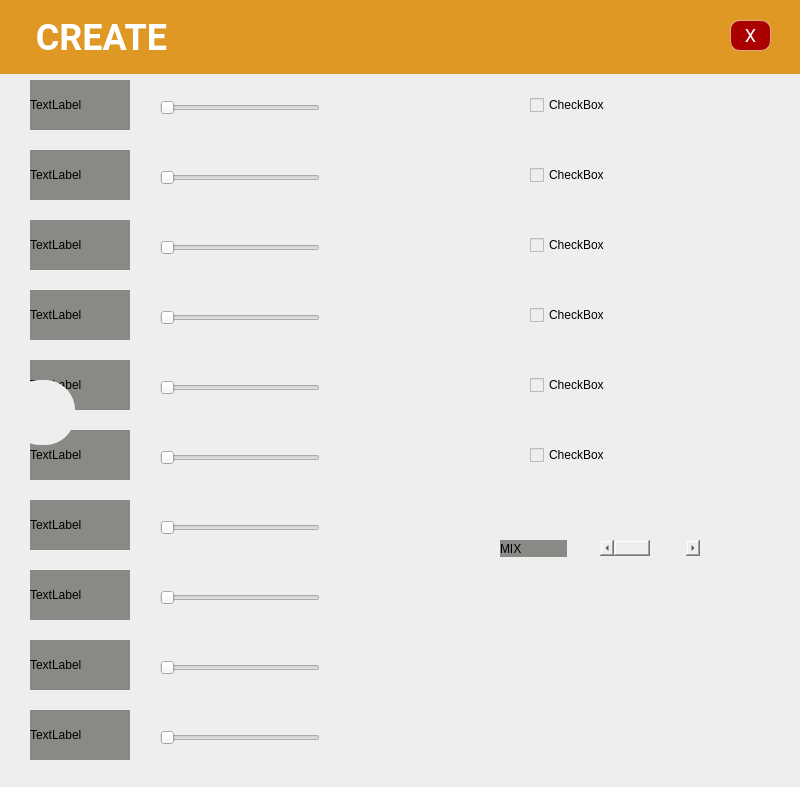
<?xml version="1.0" encoding="UTF-8"?>
<ui version="4.0">
 <class>Form</class>
 <widget class="QWidget" name="Form">
  <property name="geometry">
   <rect>
    <x>0</x>
    <y>0</y>
    <width>800</width>
    <height>787</height>
   </rect>
  </property>
  <property name="windowTitle">
   <string>Form</string>
  </property>
  <property name="styleSheet">
   <string notr="true">background-color: rgb(238, 238, 238);</string>
  </property>
  <widget class="QLabel" name="label_2">
   <property name="geometry">
    <rect>
     <x>0</x>
     <y>0</y>
     <width>800</width>
     <height>74</height>
    </rect>
   </property>
   <property name="styleSheet">
    <string notr="true">font-family: Roboto;
font-style: normal;
font-weight: bold;
font-size: 36px;
line-height: 42px;

color: #FFFFFF;
background-color: #E09825;</string>
   </property>
   <property name="text">
    <string>    CREATE</string>
   </property>
  </widget>
  <widget class="QLabel" name="label">
   <property name="geometry">
    <rect>
     <x>30</x>
     <y>80</y>
     <width>100</width>
     <height>50</height>
    </rect>
   </property>
   <property name="styleSheet">
    <string notr="true">background-color: rgb(136, 138, 133);</string>
   </property>
   <property name="text">
    <string>TextLabel</string>
   </property>
  </widget>
  <widget class="QLabel" name="label_3">
   <property name="geometry">
    <rect>
     <x>30</x>
     <y>150</y>
     <width>100</width>
     <height>50</height>
    </rect>
   </property>
   <property name="styleSheet">
    <string notr="true">background-color: rgb(136, 138, 133);</string>
   </property>
   <property name="text">
    <string>TextLabel</string>
   </property>
  </widget>
  <widget class="QLabel" name="label_4">
   <property name="geometry">
    <rect>
     <x>30</x>
     <y>220</y>
     <width>100</width>
     <height>50</height>
    </rect>
   </property>
   <property name="styleSheet">
    <string notr="true">background-color: rgb(136, 138, 133);</string>
   </property>
   <property name="text">
    <string>TextLabel</string>
   </property>
  </widget>
  <widget class="QLabel" name="label_5">
   <property name="geometry">
    <rect>
     <x>30</x>
     <y>710</y>
     <width>100</width>
     <height>50</height>
    </rect>
   </property>
   <property name="styleSheet">
    <string notr="true">background-color: rgb(136, 138, 133);</string>
   </property>
   <property name="text">
    <string>TextLabel</string>
   </property>
  </widget>
  <widget class="QLabel" name="label_6">
   <property name="geometry">
    <rect>
     <x>30</x>
     <y>290</y>
     <width>100</width>
     <height>50</height>
    </rect>
   </property>
   <property name="styleSheet">
    <string notr="true">background-color: rgb(136, 138, 133);</string>
   </property>
   <property name="text">
    <string>TextLabel</string>
   </property>
  </widget>
  <widget class="QLabel" name="label_7">
   <property name="geometry">
    <rect>
     <x>30</x>
     <y>360</y>
     <width>100</width>
     <height>50</height>
    </rect>
   </property>
   <property name="styleSheet">
    <string notr="true">background-color: rgb(136, 138, 133);</string>
   </property>
   <property name="text">
    <string>TextLabel</string>
   </property>
  </widget>
  <widget class="QLabel" name="label_8">
   <property name="geometry">
    <rect>
     <x>30</x>
     <y>430</y>
     <width>100</width>
     <height>50</height>
    </rect>
   </property>
   <property name="styleSheet">
    <string notr="true">background-color: rgb(136, 138, 133);</string>
   </property>
   <property name="text">
    <string>TextLabel</string>
   </property>
  </widget>
  <widget class="QLabel" name="label_9">
   <property name="geometry">
    <rect>
     <x>30</x>
     <y>500</y>
     <width>100</width>
     <height>50</height>
    </rect>
   </property>
   <property name="styleSheet">
    <string notr="true">background-color: rgb(136, 138, 133);</string>
   </property>
   <property name="text">
    <string>TextLabel</string>
   </property>
  </widget>
  <widget class="QLabel" name="label_10">
   <property name="geometry">
    <rect>
     <x>30</x>
     <y>640</y>
     <width>100</width>
     <height>50</height>
    </rect>
   </property>
   <property name="styleSheet">
    <string notr="true">background-color: rgb(136, 138, 133);</string>
   </property>
   <property name="text">
    <string>TextLabel</string>
   </property>
  </widget>
  <widget class="QLabel" name="label_11">
   <property name="geometry">
    <rect>
     <x>30</x>
     <y>570</y>
     <width>100</width>
     <height>50</height>
    </rect>
   </property>
   <property name="styleSheet">
    <string notr="true">background-color: rgb(136, 138, 133);</string>
   </property>
   <property name="text">
    <string>TextLabel</string>
   </property>
  </widget>
  <widget class="QSlider" name="horizontalSlider">
   <property name="geometry">
    <rect>
     <x>160</x>
     <y>100</y>
     <width>160</width>
     <height>16</height>
    </rect>
   </property>
   <property name="orientation">
    <enum>Qt::Horizontal</enum>
   </property>
  </widget>
  <widget class="QSlider" name="horizontalSlider_2">
   <property name="geometry">
    <rect>
     <x>160</x>
     <y>170</y>
     <width>160</width>
     <height>16</height>
    </rect>
   </property>
   <property name="orientation">
    <enum>Qt::Horizontal</enum>
   </property>
  </widget>
  <widget class="QSlider" name="horizontalSlider_3">
   <property name="geometry">
    <rect>
     <x>160</x>
     <y>450</y>
     <width>160</width>
     <height>16</height>
    </rect>
   </property>
   <property name="orientation">
    <enum>Qt::Horizontal</enum>
   </property>
  </widget>
  <widget class="QSlider" name="horizontalSlider_4">
   <property name="geometry">
    <rect>
     <x>160</x>
     <y>240</y>
     <width>160</width>
     <height>16</height>
    </rect>
   </property>
   <property name="orientation">
    <enum>Qt::Horizontal</enum>
   </property>
  </widget>
  <widget class="QSlider" name="horizontalSlider_5">
   <property name="geometry">
    <rect>
     <x>160</x>
     <y>310</y>
     <width>160</width>
     <height>16</height>
    </rect>
   </property>
   <property name="orientation">
    <enum>Qt::Horizontal</enum>
   </property>
  </widget>
  <widget class="QSlider" name="horizontalSlider_6">
   <property name="geometry">
    <rect>
     <x>160</x>
     <y>380</y>
     <width>160</width>
     <height>16</height>
    </rect>
   </property>
   <property name="orientation">
    <enum>Qt::Horizontal</enum>
   </property>
  </widget>
  <widget class="QSlider" name="horizontalSlider_7">
   <property name="geometry">
    <rect>
     <x>160</x>
     <y>520</y>
     <width>160</width>
     <height>16</height>
    </rect>
   </property>
   <property name="orientation">
    <enum>Qt::Horizontal</enum>
   </property>
  </widget>
  <widget class="QSlider" name="horizontalSlider_8">
   <property name="geometry">
    <rect>
     <x>160</x>
     <y>590</y>
     <width>160</width>
     <height>16</height>
    </rect>
   </property>
   <property name="orientation">
    <enum>Qt::Horizontal</enum>
   </property>
  </widget>
  <widget class="QSlider" name="horizontalSlider_9">
   <property name="geometry">
    <rect>
     <x>160</x>
     <y>660</y>
     <width>160</width>
     <height>16</height>
    </rect>
   </property>
   <property name="orientation">
    <enum>Qt::Horizontal</enum>
   </property>
  </widget>
  <widget class="QSlider" name="horizontalSlider_10">
   <property name="geometry">
    <rect>
     <x>160</x>
     <y>730</y>
     <width>160</width>
     <height>16</height>
    </rect>
   </property>
   <property name="orientation">
    <enum>Qt::Horizontal</enum>
   </property>
  </widget>
  <widget class="QPushButton" name="pushButton_7">
   <property name="geometry">
    <rect>
     <x>730</x>
     <y>20</y>
     <width>41</width>
     <height>31</height>
    </rect>
   </property>
   <property name="styleSheet">
    <string notr="true">background: #AA0000;
border: 0.5px solid rgba(255, 255, 255, 0.48);
box-sizing: border-box;
border-radius: 10px;
transform: matrix(1, 0, 0, 1, 0, 0);

font-family: Roboto;
font-style: normal;
font-weight: normal;
font-size: 18px;
line-height: 28px;

color: #FFFFFF;</string>
   </property>
   <property name="text">
    <string>X</string>
   </property>
  </widget>
  <widget class="QCheckBox" name="checkBox">
   <property name="geometry">
    <rect>
     <x>530</x>
     <y>80</y>
     <width>150</width>
     <height>50</height>
    </rect>
   </property>
   <property name="text">
    <string>CheckBox</string>
   </property>
  </widget>
  <widget class="QCheckBox" name="checkBox_2">
   <property name="geometry">
    <rect>
     <x>530</x>
     <y>150</y>
     <width>150</width>
     <height>50</height>
    </rect>
   </property>
   <property name="text">
    <string>CheckBox</string>
   </property>
  </widget>
  <widget class="QCheckBox" name="checkBox_3">
   <property name="geometry">
    <rect>
     <x>530</x>
     <y>220</y>
     <width>150</width>
     <height>50</height>
    </rect>
   </property>
   <property name="text">
    <string>CheckBox</string>
   </property>
  </widget>
  <widget class="QCheckBox" name="checkBox_4">
   <property name="geometry">
    <rect>
     <x>530</x>
     <y>290</y>
     <width>150</width>
     <height>50</height>
    </rect>
   </property>
   <property name="text">
    <string>CheckBox</string>
   </property>
  </widget>
  <widget class="QCheckBox" name="checkBox_5">
   <property name="geometry">
    <rect>
     <x>530</x>
     <y>360</y>
     <width>150</width>
     <height>50</height>
    </rect>
   </property>
   <property name="text">
    <string>CheckBox</string>
   </property>
  </widget>
  <widget class="QCheckBox" name="checkBox_6">
   <property name="geometry">
    <rect>
     <x>530</x>
     <y>430</y>
     <width>150</width>
     <height>50</height>
    </rect>
   </property>
   <property name="text">
    <string>CheckBox</string>
   </property>
  </widget>
  <widget class="QScrollBar" name="horizontalScrollBar">
   <property name="geometry">
    <rect>
     <x>600</x>
     <y>540</y>
     <width>100</width>
     <height>16</height>
    </rect>
   </property>
   <property name="layoutDirection">
    <enum>Qt::LeftToRight</enum>
   </property>
   <property name="maximum">
    <number>1</number>
   </property>
   <property name="pageStep">
    <number>1</number>
   </property>
   <property name="orientation">
    <enum>Qt::Horizontal</enum>
   </property>
  </widget>
  <widget class="QLabel" name="label_12">
   <property name="geometry">
    <rect>
     <x>500</x>
     <y>540</y>
     <width>67</width>
     <height>17</height>
    </rect>
   </property>
   <property name="styleSheet">
    <string notr="true">background-color: rgb(136, 138, 133);</string>
   </property>
   <property name="text">
    <string>MIX</string>
   </property>
  </widget>
  <widget class="QPushButton" name="pushButton">
   <property name="geometry">
    <rect>
     <x>10</x>
     <y>380</y>
     <width>65</width>
     <height>65</height>
    </rect>
   </property>
   <property name="styleSheet">
    <string notr="true">border-image: url(:/prefijoNuevo/back.png);
border-radius:30px
</string>
   </property>
   <property name="text">
    <string/>
   </property>
  </widget>
  <widget class="QPushButton" name="pushButton_2">
   <property name="geometry">
    <rect>
     <x>720</x>
     <y>380</y>
     <width>65</width>
     <height>65</height>
    </rect>
   </property>
   <property name="styleSheet">
    <string notr="true">border-image: url(:/check/check2.png);
border-radius:30px
</string>
   </property>
   <property name="text">
    <string/>
   </property>
  </widget>
 </widget>
 <resources>
  <include location="test.qrc"/>
 </resources>
 <connections/>
</ui>
